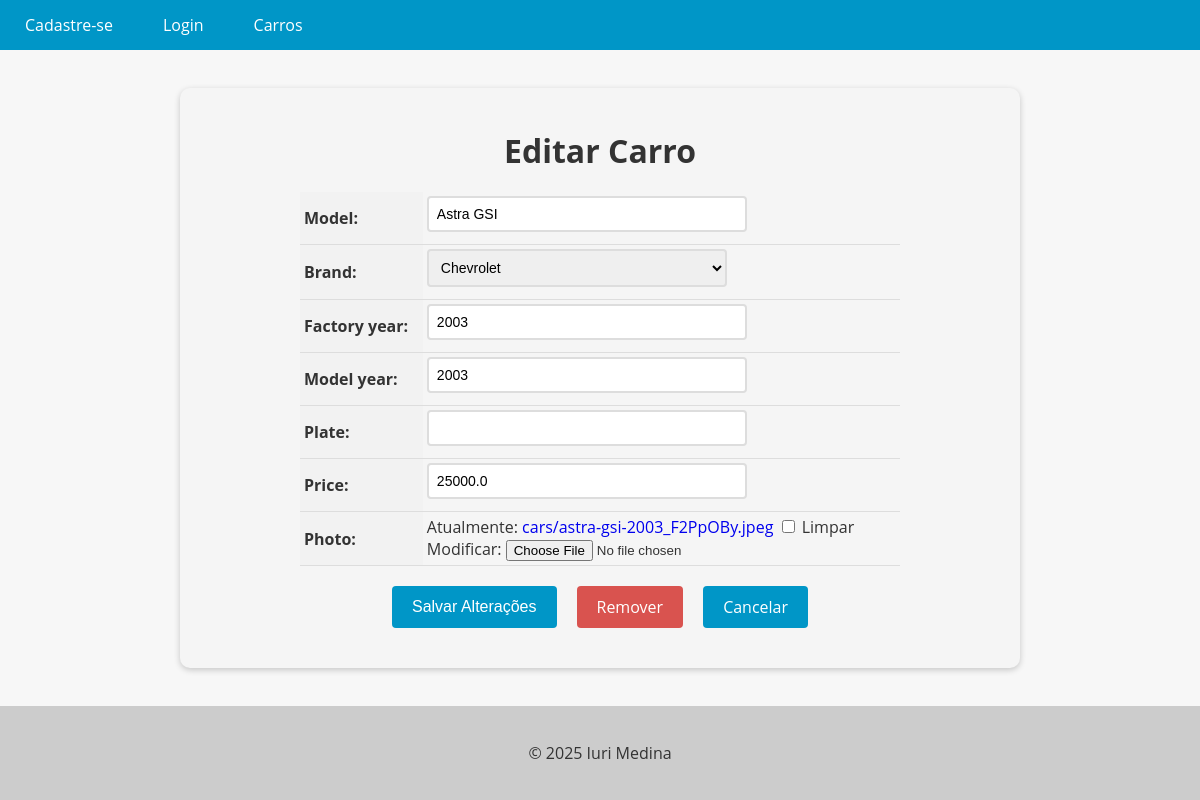
Page /car/2/update on the committed database.
### cars/models.py (models this page shows, shortened)
class Car(models.Model):
    model = models.CharField(max_length=200)
    brand = models.ForeignKey(Brand, on_delete=models.PROTECT, related_name='car_brand')
    factory_year = models.IntegerField(blank=True, null=True)
    model_year = models.IntegerField(blank=True, null=True)
    plate = models.CharField(max_length=10, blank=True, null=True)
    price = models.FloatField(blank=True, null=True)
    photo = models.ImageField(upload_to='cars/', blank=True, null=True)

### cars/views.py (the view, shortened to what this page needs)
# urls.py: path('car/<int:pk>/update', CarUpdateView.as_view(), name='car_update'),
class CarUpdateView(UpdateView):
    model = Car
    form_class = CarForm
    template_name = 'car_update.html'

### cars/forms.py (shortened to what this page needs)
class CarForm(forms.ModelForm):
    class Meta:
        model = Car
        fields = '__all__'

### cars/models.py (called while the page is built)
    def __str__(self):
        return self.name

### cars/templates/car_update.html (shortened to what this page needs)
{% extends "base.html" %}
{% block content %}
<form method="post" enctype="multipart/form-data">
  <h1>Editar Carro</h1>
  <table>
    {{ form.as_table }}
  </table>
  <div>
    <div class="buttons-container">
      <input type="submit" value="Salvar Alterações" class="btn btn-primary">
      <a href="{% url 'car_delete' pk=object.pk %}" class="btn btn-danger">Remover</a>
      <a href="{% url 'car_detail' pk=object.pk %}" class="btn btn-secondary">Cancelar</a>
    </div>
  </div>
</form>
{% endblock %}

### app/templates/base.html (style rules this page uses)
body { font-family: 'Open Sans', sans-serif; background-color: #f7f7f7; color: #333; margin: 0; padding: 0; width: 100vw; height: 100vh; display: flex; flex-direction: column; justify-content: space-between; }

### cars/templates/car_update.html (style rules this page uses)
form { max-width: 800px; margin: 0 auto; padding: 20px; background-color: #f5f5f5; border-radius: 10px; box-shadow: 0 2px 6px rgba(0, 0, 0, 0.2); }
form h1 { font-size: 2rem; margin-bottom: 20px; text-align: center; }
table { margin: 0 auto; border-collapse: collapse; width: 100%; max-width: 600px; }
th, td { padding: 4px; text-align: left; border-bottom: 1px solid #ddd; }
th { background-color: #f2f2f2; }
input[type="text"], input[type="number"], select, textarea { padding: 8px; font-size: 14px; border: 2px solid #ddd; border-radius: 4px; width: 100%; max-width: 300px; margin-bottom: 8px; transition: border-bottom-color 0.3s ease-in-out; }
.btn { background-color: #0096c7; color: #fff; border: none; padding: 10px 20px; font-size: 16px; border-radius: 4px; cursor: pointer; transition: background-color 0.3s ease-in-out; }
.buttons-container { display: flex; justify-content: center; margin-top: 20px; margin-bottom: 20px; }
.btn { display: inline-block; background-color: #0096c7; color: #fff; border: none; padding: 10px 20px; font-size: 16px; border-radius: 4px; cursor: pointer; transition: background-color 0.3s ease-in-out; margin: 0 10px; }
.btn-danger { background-color: #d9534f; text-decoration: none !important; }
a { text-decoration: none !important; }

### rows in the picture
Car: model "Astra GSI", brand "Chevrolet", factory_year "2003", model_year "2003", price "25000.0"
